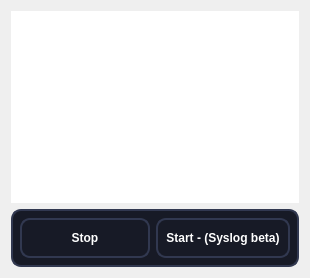
                  <widget class="QWidget" name="live_log">
                   <attribute name="icon">
                    <iconset>
                     <normaloff>icons/CopyHash.png</normaloff>icons/CopyHash.png</iconset>
                   </attribute>
                   <attribute name="title">
                    <string>Syslog</string>
                   </attribute>
                   <layout class="QGridLayout" name="gridLayout_28">
                    <item row="1" column="0">
                     <widget class="QWidget" name="widget_10" native="true">
                      <property name="styleSheet">
                       <string notr="true">QWidget {
        background-color: #171A26;
        border: none;
        color: #fff;
 		border: 2px solid #313850;
    	border-radius: 10px;
		padding: 8px
}</string>
                      </property>
                      <layout class="QGridLayout" name="gridLayout_29">
                       <item row="0" column="0">
                        <widget class="QPushButton" name="stop_device_log">
                         <property name="enabled">
                          <bool>false</bool>
                         </property>
                         <property name="minimumSize">
                          <size>
                           <width>130</width>
                           <height>40</height>
                          </size>
                         </property>
                         <property name="font">
                          <font>
                           <pointsize>9</pointsize>
                           <weight>75</weight>
                           <bold>true</bold>
                          </font>
                         </property>
                         <property name="cursor">
                          <cursorShape>PointingHandCursor</cursorShape>
                         </property>
                         <property name="toolTip">
                          <string/>
                         </property>
                         <property name="styleSheet">
                          <string notr="true">QPushButton {
        background-color: #171A26;
        border: none;
        color: #fff;
 		border: 2px solid #313850;
    	border-radius: 10px;
    }

 QPushButton:hover {
	background-color: #1E2230;
}

QToolTip { 
	color: #fff; background-color: #000; border: none; 

}</string>
                         </property>
                         <property name="text">
                          <string>Stop</string>
                         </property>
                         <property name="icon">
                          <iconset>
                           <normaloff>icons/Delete.png</normaloff>icons/Delete.png</iconset>
                         </property>
                        </widget>
                       </item>
                       <item row="0" column="1">
                        <widget class="QPushButton" name="start_device_log">
                         <property name="minimumSize">
                          <size>
                           <width>130</width>
                           <height>40</height>
                          </size>
                         </property>
                         <property name="font">
                          <font>
                           <pointsize>9</pointsize>
                           <weight>75</weight>
                           <bold>true</bold>
                          </font>
                         </property>
                         <property name="cursor">
                          <cursorShape>PointingHandCursor</cursorShape>
                         </property>
                         <property name="toolTip">
                          <string/>
                         </property>
                         <property name="styleSheet">
                          <string notr="true">QPushButton {
        background-color: #171A26;
        border: none;
        color: #fff;
 		border: 2px solid #313850;
    	border-radius: 10px;
    }

 QPushButton:hover {
	background-color: #1E2230;
}

QToolTip { 
	color: #fff; background-color: #000; border: none; 

}</string>
                         </property>
                         <property name="text">
                          <string>Start - (Syslog beta)</string>
                         </property>
                         <property name="icon">
                          <iconset>
                           <normaloff>icons/start-up.png</normaloff>icons/start-up.png</iconset>
                         </property>
                         <property name="shortcut">
                          <string>Return</string>
                         </property>
                        </widget>
                       </item>
                      </layout>
                     </widget>
                    </item>
                    <item row="0" column="0">
                     <widget class="QTextBrowser" name="device_live_log">
                      <property name="font">
                       <font>
                        <pointsize>9</pointsize>
                        <weight>75</weight>
                        <bold>true</bold>
                       </font>
                      </property>
                      <property name="toolTip">
                       <string>Live log </string>
                      </property>
                      <property name="styleSheet">
                       <string notr="true">* {
	border: none;
}</string>
                      </property>
                      <property name="lineWrapMode">
                       <enum>QTextEdit::FixedPixelWidth</enum>
                      </property>
                      <property name="html">
                       <string>&lt;!DOCTYPE HTML PUBLIC &quot;-//W3C//DTD HTML 4.0//EN&quot; &quot;http://www.w3.org/TR/REC-html40/strict.dtd&quot;&gt;
&lt;html&gt;&lt;head&gt;&lt;meta name=&quot;qrichtext&quot; content=&quot;1&quot; /&gt;&lt;style type=&quot;text/css&quot;&gt;
p, li { white-space: pre-wrap; }
&lt;/style&gt;&lt;/head&gt;&lt;body style=&quot; font-family:'MS Shell Dlg 2'; font-size:9pt; font-weight:600; font-style:normal;&quot;&gt;
&lt;p style=&quot;-qt-paragraph-type:empty; margin-top:0px; margin-bottom:0px; margin-left:0px; margin-right:0px; -qt-block-indent:0; text-indent:0px; font-family:'Segoe UI Semibold'; font-size:10pt; font-weight:400;&quot;&gt;&lt;br /&gt;&lt;/p&gt;
&lt;p style=&quot;-qt-paragraph-type:empty; margin-top:0px; margin-bottom:0px; margin-left:0px; margin-right:0px; -qt-block-indent:0; text-indent:0px; font-family:'Segoe UI Semibold'; font-size:10pt; font-weight:400;&quot;&gt;&lt;br /&gt;&lt;/p&gt;&lt;/body&gt;&lt;/html&gt;</string>
                      </property>
                     </widget>
                    </item>
                   </layout>
                  </widget>
